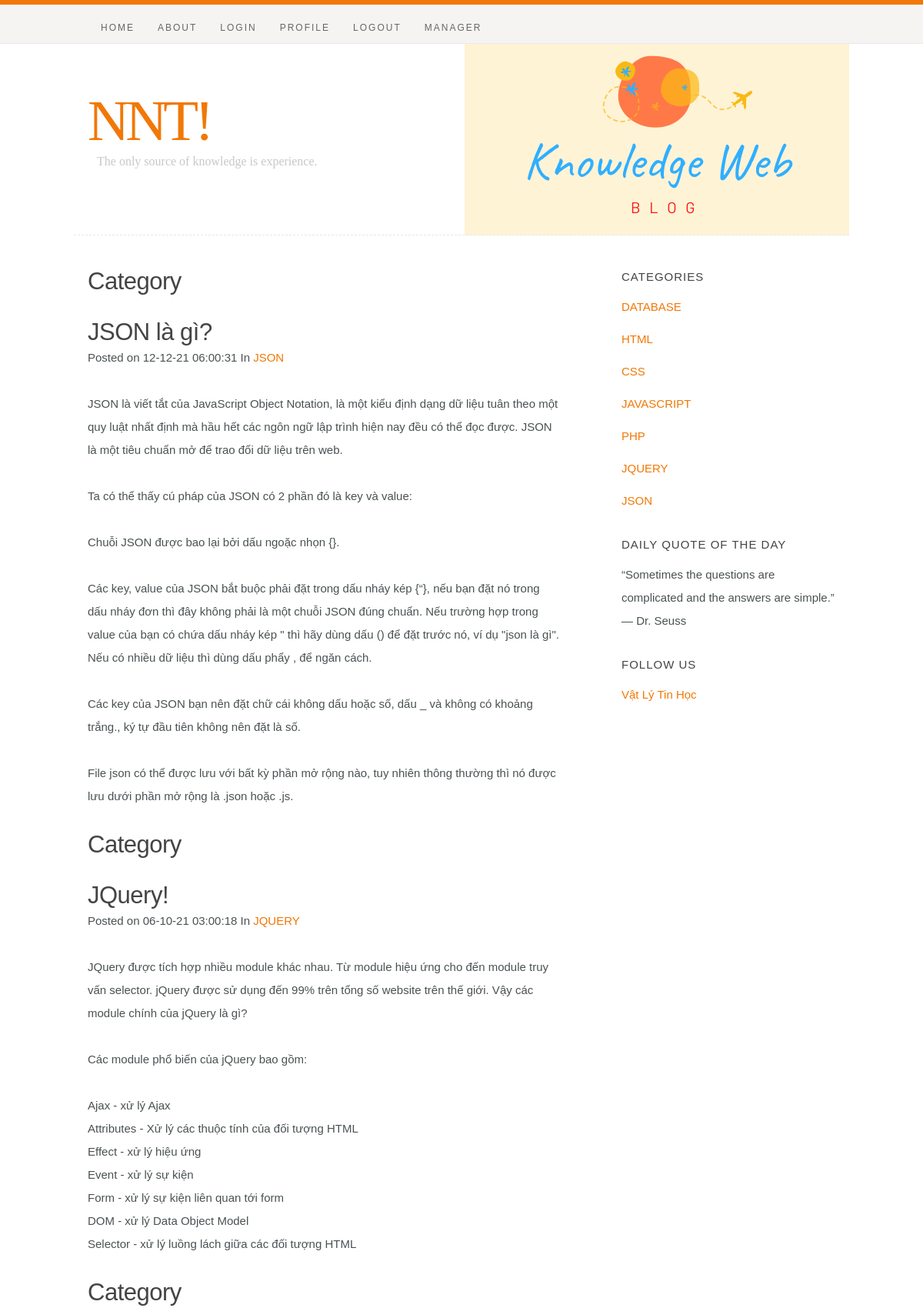
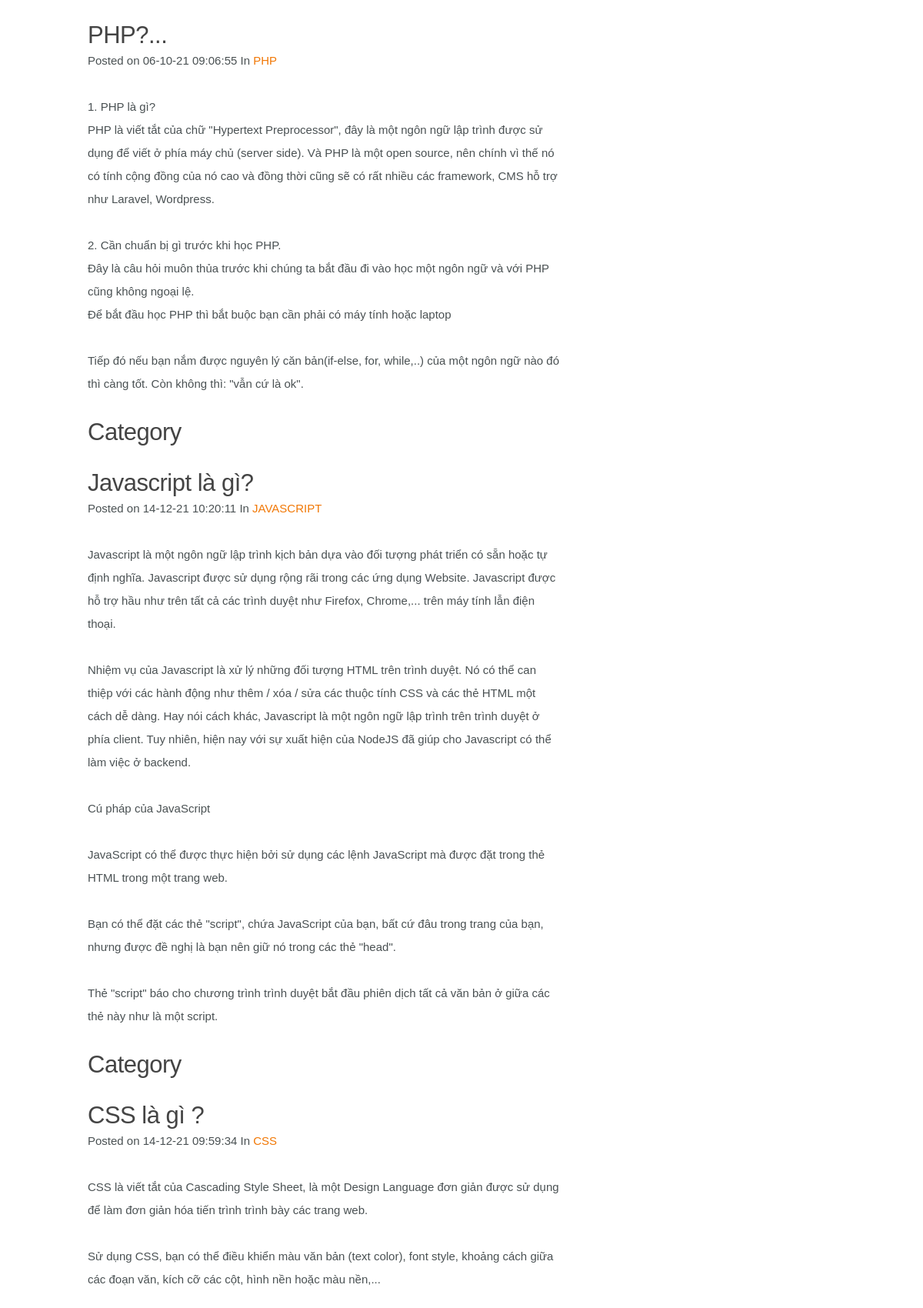
The app's page /category.php (upper part) with its own data (2 pictures, top to bottom).
### tables this page shows
CREATE TABLE IF NOT EXISTS `posts` (
  `id` int(6) NOT NULL AUTO_INCREMENT,
  `cat_id` int(3) NOT NULL,
  `title` varchar(255) NOT NULL,
  `contents` text NOT NULL,
  `date_posted` datetime NOT NULL,
  PRIMARY KEY (`id`)
);

CREATE TABLE IF NOT EXISTS `categories` (
  `id` int(3) NOT NULL AUTO_INCREMENT,
  `name` text NOT NULL,
  PRIMARY KEY (`id`)
);

### resources/functions/blog.php (called while the page is built, shortened)
<?php
function get_posts($id = null, $cat_id = null){
  global $conn;
    $posts = array();
    $query = "SELECT
              `posts`.`id` AS `post_id` ,
               `categories`.`id` AS `category_id`,
               `title`,`contents`,`date_posted`,
               `categories`.`name`
               FROM `posts`
               INNER JOIN `categories` ON `categories`.`id` = `posts`.`cat_id` " ;
    $query .= "ORDER BY `post_id` DESC";
    $query = mysqli_query($conn,$query);
    while($row = mysqli_fetch_assoc($query)){
    $posts[] = $row;
   }
   return $posts;
}
function get_categories($id = null){
  global $conn;
   $categories = array();
   $query = mysqli_query($conn,"SELECT `id`,`name` FROM `categories`");
   while($row = mysqli_fetch_assoc($query)){
    $categories[] = $row;
   }
   return $categories;
}

### category.php (the view, shortened to what this page needs)
<?php
$posts = get_posts(null,$_GET['id']);
?>
<!DOCTYPE html>
<html class="no-js" lang="en">
<head>
   <link rel="stylesheet" href="css/default.css">
	<link rel="stylesheet" href="css/layout.css">
	<link rel="stylesheet" href="css/media-queries.css">
</head>
<body>
   <header id="top">
   	<div class="row">
   		<div class="header-content twelve columns">
		      <h1 id="logo-text"><a href="index.php" title="">NNT!</a></h1>
				<p id="intro">The only source of knowledge is experience.</p>
			</div>
	   </div>
	   <nav id="nav-wrap">
	   	<div class="row">
			   	<ul id="nav" class="nav">
               <li class="current"><a href="index.php">Home</a></li>
			      	<li><a href="page.html">About</a></li>
                  <li><a href="login.php">Login</a></li>
                  <li><a href="profile.php">Profile</a></li>
                  <li><a href="logout.php">Logout</a></li>
                  <li><a href="admin.php">Manager</a></li>
			   	</ul>
	   	</div>
	   </nav>
   </header>
   <div id="content-wrap">
   	<div class="row">
   		<div id="main" class="eight columns">
	   		<article class="entry">
					<header class="entry-header">
	    <?php
     foreach($posts as $post){
     ?>
						<h2 class="entry-title">
							<h2>Category</h2><br/>
						</h2>
						<div class="entry-meta">
	     <h2><a href='index.php?id=<?php echo $post['post_id']; ?>' ><?php echo $post['title']; ?></a></h2>
     <p>
        Posted on <?php echo date('d-m-y h:i:s',strtotime($post['date_posted'])); ?>
        In <a href='category.php?id=<?php echo $post['category_id']; ?>' ><?php echo $post['name']; ?></a>
     </p>
     <div><?php echo nl2br($post['contents']); ?></div>
						</div>
					</header>
    <?php
     }
     ?>
				</article>
   		</div>
   		<div id="sidebar" class="four columns">
   			<div class="widget widget_categories group">
   				<h3>Categories</h3>
   				<?php
     foreach(get_categories() as $category){
     ?>
      <p><a href="category.php?id=<?php echo $category['id'];?>"><?php echo $category['name']; ?></a>
     <?php
     }
     ?>
				</div>
				<div class="widget widget_text group">
					<h3>Daily Quote of the Day</h3>
				<p>“Sometimes the questions are complicated and the answers are simple.” ― Dr. Seuss</p>
   			</div>
            <div class="widget widget_text group">
					<h3>Follow us</h3>
               <a href="https://phys.hcmus.edu.vn/vat-ly-tin-hoc">Vật Lý Tin Học</a>
            </div>
   		</div>
   	</div>
   </div>
</body>
</html>

### css/default.css (style rules this page uses)
html, body, div, span, object, iframe, h1, h2, h3, h4, h5, h6, p, blockquote, pre, abbr, address, cite, code, del, dfn, em, img, ins, kbd, q, samp, small, strong, sub, sup, var, b, i, dl, dt, dd, ol, ul, li, fieldset, form, label, legend, table, caption, tbody, tfoot, thead, tr, th, td, article, aside, canvas, details, figcaption, figure, footer, header, hgroup, menu, nav, section, summary, time, mark, audio, video { margin: 0; padding: 0; border: 0; outline: 0; font-size: 100%; vertical-align: baseline; background: transparent; }
article,aside,details,figcaption,figure, footer,header,hgroup,menu,nav,section { display: block; }
*, *:before, *:after { -moz-box-sizing: border-box; -webkit-box-sizing: border-box; box-sizing: border-box; }
html { font-size: 62.5%; }
body { background: #fff; font-family: 'merriweather-regular', sans-serif; font-weight: normal; font-size: 15px; line-height: 30px; color: #4A5153; -webkit-font-smoothing: antialiased; -webkit-text-size-adjust: 100%; }
h1, h2, h3, h4, h5, h6 { color: #444; font-family: 'opensans-semibold', sans-serif; font-weight: normal; text-rendering: optimizeLegibility; }
h1 a, h2 a, h3 a, h4 a, h5 a, h6 a { font-weight: inherit; }
h1 { font-size: 38px; line-height: 42px; margin-bottom: 12px; letter-spacing: -1px; }
h2 { font-size: 28px; line-height: 36px; margin-bottom: 6px; }
h3 { font-size: 22px; line-height: 30px; margin-bottom: 12px; }
p { margin: 0 0 30px 0; }
a, a:visited { text-decoration: none; outline: 0; color: #f17806; -webkit-transition: color .3s ease-in-out; -moz-transition: color .3s ease-in-out; -o-transition: color .3s ease-in-out; transition: color .3s ease-in-out; }
p a, p a:visited { line-height: inherit; }
ul, ol { margin-bottom: 24px; margin-top: 12px; }
ul { list-style: none }
ul li { padding-left: 4px; }
.row { width: 94%; max-width: 1008px; margin: 0 auto; }
.row:before, .row:after { content: " "; display: table; }
.row:after { clear: both; }
.column, .columns { position: relative; padding: 0 18px; min-height: 1px; float: left; }
[class*="column"] + [class*="column"]:last-child { float: right; }
.four, .row .four { width: 33.33333%; }
.eight, .row .eight { width: 66.66667%; }
.twelve, .row .twelve { width: 100%; }
.group:before, .group:after { content: " "; display: table; }
.group:after { clear: both; }

### css/layout.css (style rules this page uses)
body { background: #F6F5F5; border-top: 6px solid #f17806; }
.page h2, .entry h2, .entry h2 a { font: 31px/36px 'opensans-semibold', sans-serif; color: #444; margin-bottom: 0; letter-spacing: -.5px; }
header { width: 100%; height: 300px; background: #fff; }
header .header-content { background: #fff url(img/blog1.png) no-repeat right top; height: 300px; border-bottom: 1px dashed #E8E8E8; position: relative; }
header h1#logo-text { margin: 0; padding: 0; position: absolute; top: 108px; left: 18px; }
header h1#logo-text a { margin: 0; padding: 0; font: normal 75px Georgia, Serif; letter-spacing: -5px; color: #f17806; text-decoration: none; }
header p#intro { margin: 0; padding: 0; font: 16px/24px 'opensans-light', Georgia, Serif; font-weight: normal; color: #C8C8C8; width: 400px; position: absolute; top: 192px; left: 30px; }
#nav-wrap, #nav-wrap ul, #nav-wrap li, #nav-wrap a { margin: 0; padding: 0; border: none; outline: none; }
#nav-wrap { font: 12px 'opensans-bold', sans-serif; text-transform: uppercase; letter-spacing: 2px; background: #F5F4F3; border-bottom: 1px solid #EAE8E8; width: 100%; float: left; position: absolute; top: 6px; left: 0; }
ul#nav { min-height: 50px; width: auto; margin-left: 20px; float: left; position: relative; top: 0; text-align: left; }
ul#nav li { position: relative; list-style: none; height: 50px; display: inline-block; padding-top: 10px; }
ul#nav > li { float: left; }
ul#nav li a { display: inline-block; padding: 0 15px; line-height: 40px; text-decoration: none; color: #666666; -webkit-transition: color .2s ease-in-out; -moz-transition: color .2s ease-in-out; -o-transition: color .2s ease-in-out; -ms-transition: color .2s ease-in-out; transition: color .2s ease-in-out; }
#content-wrap { background: #fff; padding: 42px 0 36px 0; }
#content-wrap #main { padding-right: 40px; }
#sidebar { padding-top: 0px; padding-left: 40px; }
#sidebar h3 { font: 15px/24px 'opensans-bold', sans-serif; text-transform: uppercase; letter-spacing: 1px; }
#sidebar .widget { margin-bottom: 18px; }
#sidebar p { margin-bottom: 12px; }
.entry { padding-bottom: 12px; margin-bottom: 24px; }
.entry header { height: auto; }

### records on screen
posts: title "JSON là gì?", date_posted "12-12-21 06:00:31", categories.name "JSON", contents "JSON là viết tắt của JavaScript Object Notation, là một kiểu định dạng dữ liệu tuân theo một quy luật nhất định mà hầu hết các ngôn ngữ lập trình hiện nay đều có thể đọc được. JSON là một tiêu chuẩn mở để trao đổi dữ liệu trên web. Ta có thể thấy cú pháp của JSON có 2 phần đó là key và value: Chuỗi JSON được bao lại bởi dấu ngoặc nhọn {}. Các key, value của JSON bắt buộc phải đặt trong dấu nháy kép {“}, nếu bạn đặt nó trong dấu nháy đơn thì đây không phải là một chuỗi JSON đúng chuẩn. Nếu trường hợp trong value của bạn có chứa dấu nháy kép \" thì hãy dùng dấu () để đặt trước nó, ví dụ \"json là gì\". Nếu có nhiều dữ liệu thì dùng dấu phẩy , để ngăn cách. Các key của JSON bạn nên đặt chữ cái…"
posts: title "JQuery!", date_posted "06-10-21 03:00:18", categories.name "JQUERY", contents "JQuery được tích hợp nhiều module khác nhau. Từ module hiệu ứng cho đến module truy vấn selector. jQuery được sử dụng đến 99% trên tổng số website trên thế giới. Vậy các module chính của jQuery là gì? Các module phổ biến của jQuery bao gồm: Ajax - xử lý Ajax Attributes - Xử lý các thuộc tính của đối tượng HTML Effect - xử lý hiệu ứng Event - xử lý sự kiện Form - xử lý sự kiện liên quan tới form DOM - xử lý Data Object Model Selector - xử lý luồng lách giữa các đối tượng HTML"
posts: title "PHP?...", date_posted "06-10-21 09:06:55", categories.name "PHP", contents "1. PHP là gì? PHP là viết tắt của chữ \"Hypertext Preprocessor\", đây là một ngôn ngữ lập trình được sử dụng để viết ở phía máy chủ (server side). Và PHP là một open source, nên chính vì thế nó có tính cộng đồng của nó cao và đồng thời cũng sẽ có rất nhiều các framework, CMS hỗ trợ như Laravel, Wordpress. 2. Cần chuẩn bị gì trước khi học PHP. Đây là câu hỏi muôn thủa trước khi chúng ta bắt đầu đi vào học một ngôn ngữ và với PHP cũng không ngoại lệ. Để bắt đầu học PHP thì bắt buộc bạn cần phải có máy tính hoặc laptop Tiếp đó nếu bạn nắm được nguyên lý căn bản(if-else, for, while,..) của một ngôn ngữ nào đó thì càng tốt. Còn không thì: \"vẫn cứ là ok\"."
posts: title "Javascript là gì?", date_posted "14-12-21 10:20:11", categories.name "JAVASCRIPT", contents "Javascript là một ngôn ngữ lập trình kịch bản dựa vào đối tượng phát triển có sẵn hoặc tự định nghĩa. Javascript được sử dụng rộng rãi trong các ứng dụng Website. Javascript được hỗ trợ hầu như trên tất cả các trình duyệt như Firefox, Chrome,... trên máy tính lẫn điện thoại. Nhiệm vụ của Javascript là xử lý những đối tượng HTML trên trình duyệt. Nó có thể can thiệp với các hành động như thêm / xóa / sửa các thuộc tính CSS và các thẻ HTML một cách dễ dàng. Hay nói cách khác, Javascript là một ngôn ngữ lập trình trên trình duyệt ở phía client. Tuy nhiên, hiện nay với sự xuất hiện của NodeJS đã giúp cho Javascript có thể làm việc ở backend. Cú pháp của JavaScript JavaScript có thể được thực…"
posts: title "CSS là gì ?", date_posted "14-12-21 09:59:34", categories.name "CSS", contents "CSS là viết tắt của Cascading Style Sheet, là một Design Language đơn giản được sử dụng để làm đơn giản hóa tiến trình trình bày các trang web. Sử dụng CSS, bạn có thể điều khiển màu văn bản (text color), font style, khoảng cách giữa các đoạn văn, kích cỡ các cột, hình nền hoặc màu nền,..."
categories: name "DATABASE"
categories: name "HTML"
categories: name "CSS"
categories: name "JAVASCRIPT"
categories: name "PHP"
categories: name "JQUERY"
categories: name "JSON"
